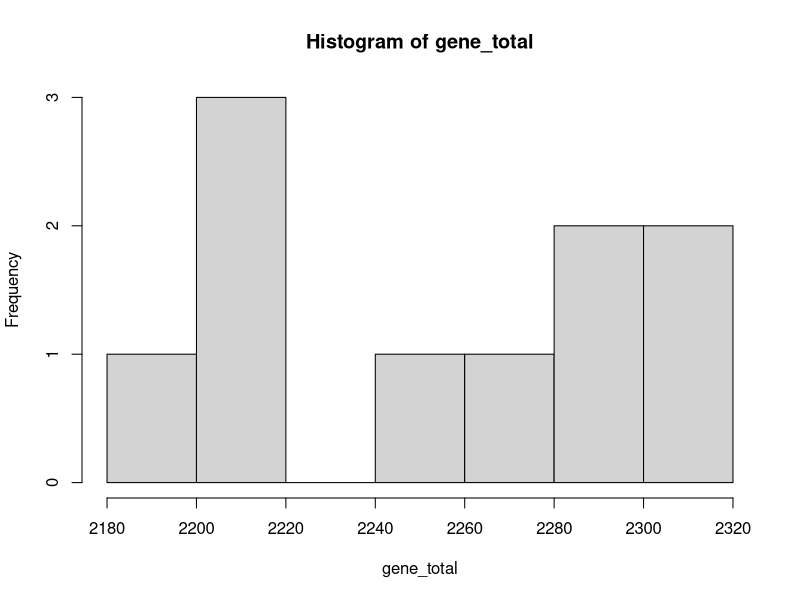
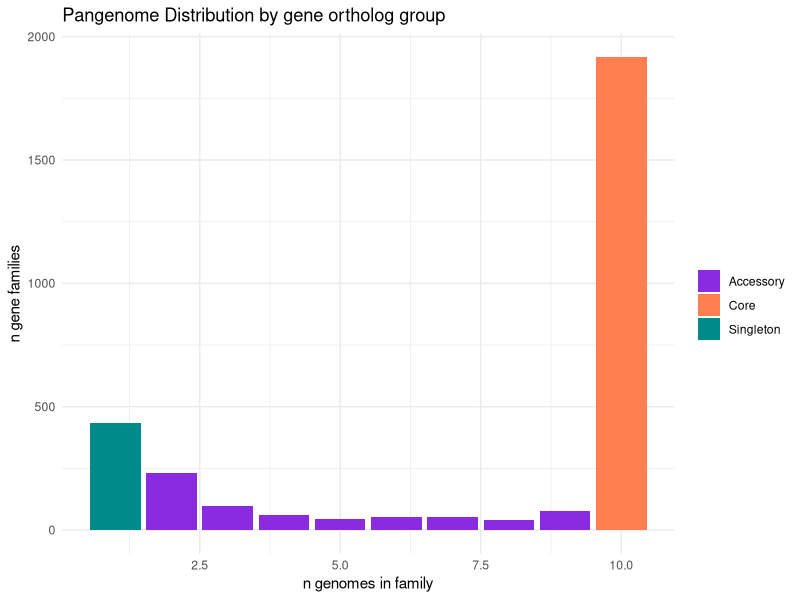
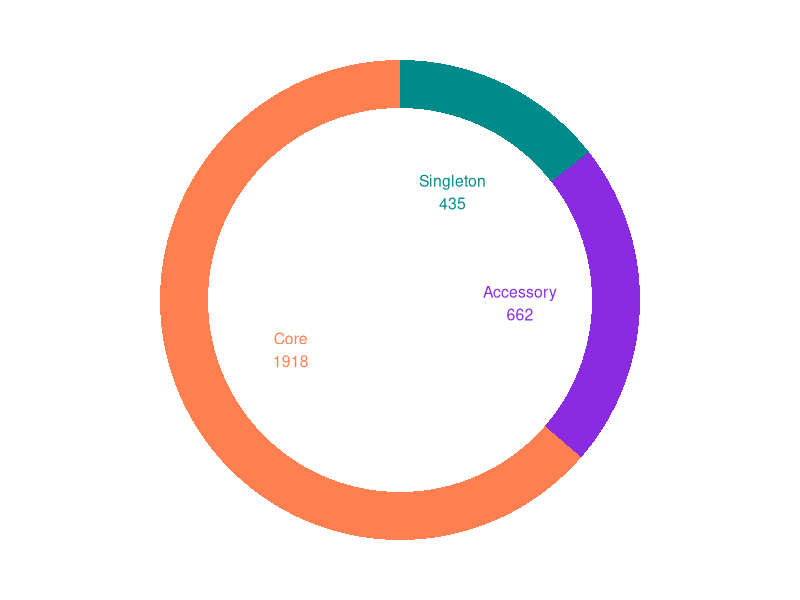

Generate these figures, in order, with R: (Note: this script raises an error after producing the figures.)
# install.packages('data.table')
library(data.table)
library(dplyr)
library(ggplot2)
# install.packages('doParallel')
library(doParallel)
# install.packages('ggpubr')
library(ggpubr)

PIRATE.gene_families = as.data.frame(fread("PIRATE.gene_families.ordered.tsv"))
PIRATE.gene_families$number_genomes <- 0 
PIRATE.gene_families$number_genomes <- rowSums( !(PIRATE.gene_families[ , 23:length(colnames(PIRATE.gene_families))] == "") )
PIRATE.gene_families <- PIRATE.gene_families[ which(PIRATE.gene_families$number_genomes > 0), ]
head(PIRATE.gene_families)
gene_total <- colSums( !(PIRATE.gene_families[ , 23:length(colnames(PIRATE.gene_families))] == ""))
summary(as.vector(gene_total)) 
sd(gene_total)
hist(gene_total)

n_gene_fams<-  nrow(PIRATE.gene_families)
n_gene_fams

cols_to_exclude <- c("allele_name", "gene_family", "consensus_gene_name", "consensus_product", "threshold", "alleles_at_maximum_threshold", "number_genomes", "average_dose", "min_dose", "max_dose", "genomes_containing_fissions", "genomes_containing_duplications", "number_fission_loci",                    "number_duplicated_loci", "no_loci", "products",                    "gene_names", "min_length(bp)", "max_length(bp)",                    "average_length(bp)", "cluster", "cluster_order")


strains_only <- PIRATE.gene_families[, !names(PIRATE.gene_families) %in% cols_to_exclude]
strain_names <- names(strains_only)



ngenomes <- length(unique(strain_names))
ngenomes



n_gene_fams_core_all <- sum(PIRATE.gene_families$number_genomes == ngenomes)
n_gene_fams_core_all





n_gene_fams_core_all <- sum(PIRATE.gene_families$number_genomes == ngenomes)
n_gene_fams_core_all



core_all_percentage <- (n_gene_fams_core_all * 100) / n_gene_fams
core_all_percentage

cutoff <- round(.95* ngenomes)

n_gene_fams_core_w95per <- sum(PIRATE.gene_families$number_genomes >= cutoff)
n_gene_fams_core_w95per


core_gene_percentage <- (n_gene_fams_core_w95per * 100) / n_gene_fams
core_gene_percentage



n_gene_fams_singletons <- sum(PIRATE.gene_families$number_genomes == 1)
n_gene_fams_singletons


accesory_gene_percentage <- (n_gene_fams_singletons*100)/n_gene_fams
accesory_gene_percentage




n_accessory <- n_gene_fams - (n_gene_fams_singletons + n_gene_fams_core_w95per)
n_accessory


(n_accessory*100)/n_gene_fams


n_accessory / ngenomes


# Visualize the distribution of gene presence in a gene family (distribution of core to accessory genes)

# Prepare dataframe for plotting
gene_fam_totals <-as.data.frame(PIRATE.gene_families$number_genomes)

colnames(gene_fam_totals) <- 'count'

# Categorize gene groups
gene_fam_totals$group = 0

for (i in 1:nrow(gene_fam_totals)){  
  if (gene_fam_totals$count[i] == 1) {
    gene_fam_totals$group[i] = "Singleton"  
  } else if (gene_fam_totals$count[i] >= .95*ngenomes){
    gene_fam_totals$group[i] = "Core"  
  } else {
    gene_fam_totals$group[i] = "Accessory"  
  }
}

p1 <- gene_fam_totals %>%  ggplot(aes(x = count)) +  
  geom_bar(aes(fill = group), position = "identity") +  
  ggtitle("Pangenome Distribution by gene ortholog group") +  
  ylab("n gene families") + 
  xlab("n genomes in family") +  
  theme_classic() +  
  theme(plot.title = element_text(size=15), legend.title = element_blank(), legend.position.inside = c(0.85, 0.85)) +  
  scale_fill_manual(name = "", values = c("blueviolet", "coral",  "darkcyan")) +          
  theme_minimal()
p1

#make df of totals
fam_dist_df <- data.frame(
  category=c("Singleton", "Accessory", "Core"),
  count=c(n_gene_fams_singletons, n_gene_fams -(n_gene_fams_singletons + n_gene_fams_core_w95per), n_gene_fams_core_w95per)
)

# Compute percentages
fam_dist_df$fraction <- fam_dist_df$count / sum(fam_dist_df$count)
fam_dist_df$fraction

#Compute the cumulative percentages (top of each rectangle)
fam_dist_df$ymax <- cumsum(fam_dist_df$fraction)
fam_dist_df$ymax

# Compute the bottom of each rectangle
fam_dist_df$ymin <- c(0, head(fam_dist_df$ymax, n=-1))
fam_dist_df$ymin


# Compute label position
fam_dist_df$labelPosition <- (fam_dist_df$ymax + fam_dist_df$ymin) / 2
fam_dist_df$labelPosition

# Compute a good label
fam_dist_df$label <- paste0(fam_dist_df$category, "\n", fam_dist_df$count)
fam_dist_df$label



# Plot
p2 <- ggplot(fam_dist_df, aes(ymax=ymax, ymin=ymin, xmax=4, xmin=3, fill=category)) +  
  geom_rect() +  
  geom_text( x=1.5, aes(y=labelPosition, label=label, color=category), size=4) + 
  # x here controls label position (inner / outer)  
  scale_fill_manual(values=c("blueviolet", "coral",  "darkcyan")) +  
  scale_color_manual(values=c("blueviolet", "coral",  "darkcyan")) +  
  coord_polar(theta="y") +  xlim(c(-1, 4)) +  theme_void() +
  theme(legend.position = "none")

p2

# Gene Accumulation Curve

binary_df <- strains_only %>%   mutate_all(~ as.numeric(nzchar(.)))
binary_df

count_all_ones <- function(df) {  
  num_cols <- ncol(df)  
  count_cases <- df %>%    
    filter(rowSums(.) == num_cols) %>%                                    
    nrow()  
  return(count_cases)}

count_all_ones

find_common_genes <- function(df, cols) {  
  common_genes <- count_all_ones(df[cols])
  return(common_genes)}

# Initialize dataframe to store results
results <- data.frame(  NumGenomes = integer(),  CommonGenes = integer(),  TotalGenes = integer())

# Initialize an empty list to store results
result_list <- list()

library(parallel)

# Setup parallel backend to use many processorscores=detectCores()

cores <- detectCores()
cl <- makeCluster(cores - 2) #not to overload your computer
registerDoParallel(cl) 

# Generate combinations and count common genes
# Initialize an empty list to store results

for(num_genomes in 2:ncol(binary_df)) {  
  rand_combs <- replicate(1000, sample(names(binary_df), num_genomes), simplify = FALSE)
  print(num_genomes)  
  
  local_results <- foreach(i = 1:length(rand_combs), .combine = rbind, .packages = 'dplyr') %dopar% {    
    common_genes_count <- find_common_genes(binary_df, rand_combs[[i]])    
    tota_genes_count <- sum(rowSums(binary_df[rand_combs[[i]]]) > 0)    
    data.frame(NumGenomes = num_genomes, CommonGenes = common_genes_count, TotalGenes = tota_genes_count)  }  
  result_list[[num_genomes - 1]] <- local_results  # Store results in list
}

# Stop the parallel backend
stopCluster(cl)

# Combine all results into one data frame
results <- do.call(rbind, result_list)

# Fit power law

# Log-transform the data

results <- results %>%   
  mutate(log_NumGenomes = log(NumGenomes), log_CommonGenes = log(CommonGenes), log_TotalGenes = log(TotalGenes))

head(results)

#Fit a linear model to the log-transformed data
lm_model_common <- lm(log_CommonGenes ~ log_NumGenomes, data = results)
lm_model_all <- lm(log_TotalGenes ~ log_NumGenomes, data = results)

# Get the coefficients
coefficients_common <- coef(lm_model_common)
intercept_common <- coefficients_common[1]
slope_common <- coefficients_common[2]

coefficients_all <- coef(lm_model_all)
intercept_all <- coefficients_all[1]
slope_all <- coefficients_all[2]

# Create a data frame with the fitted power-law curve
fitted_curve <- results %>%
  mutate(FittedCommonGenes = exp(intercept_common) * NumGenomes^slope_common)

# Estimate core genome size based on the accumulation curve
core_genome_size <- exp(intercept_common) * max(results$NumGenomes)^slope_common

fitted_curve <- fitted_curve %>%  
  mutate(FittedAllGenes = exp(intercept_all) * NumGenomes^slope_all)

p3 <- ggplot(results, aes(x = NumGenomes, y = CommonGenes)) +  
  geom_point(aes(color = "Common Genes"), size = 3) +  
  geom_line(data = fitted_curve, aes(x = NumGenomes, y = FittedCommonGenes, color = "Fitted Curve"), size = 1) +  
  scale_color_manual(name = "",                     values = c("Common Genes" = "grey", "Fitted Curve" = "red")) +  
  labs(title = "Core Gene Accumulation Curve",       x = "Number of Genomes Compared",       y = "Number of Common Genes") +  
  theme_minimal() +  
  theme(legend.position = c(0.95, 0.95),  legend.justification = c("right", "top"))

p3



p4 <- ggplot(results, aes(x = NumGenomes, y = TotalGenes)) +  
  geom_point(aes(color = "Total Genes"), size = 3) +  
  geom_line(data = fitted_curve, aes(x = NumGenomes, y = FittedAllGenes, color = "Fitted Curve"), size = 1) +  
  scale_color_manual(name = "",                     values = c("Total Genes" = "grey", "Fitted Curve" = "red")) +  
  labs(title = "Pan Genome Accumulation Curve",       x = "Number of Genomes Compared",       y = "Number of Total Genes") +  
  theme_minimal() +  
  theme(legend.position = c(0.95, 0.05), legend.justification = c("right", "bottom"))

p4








































